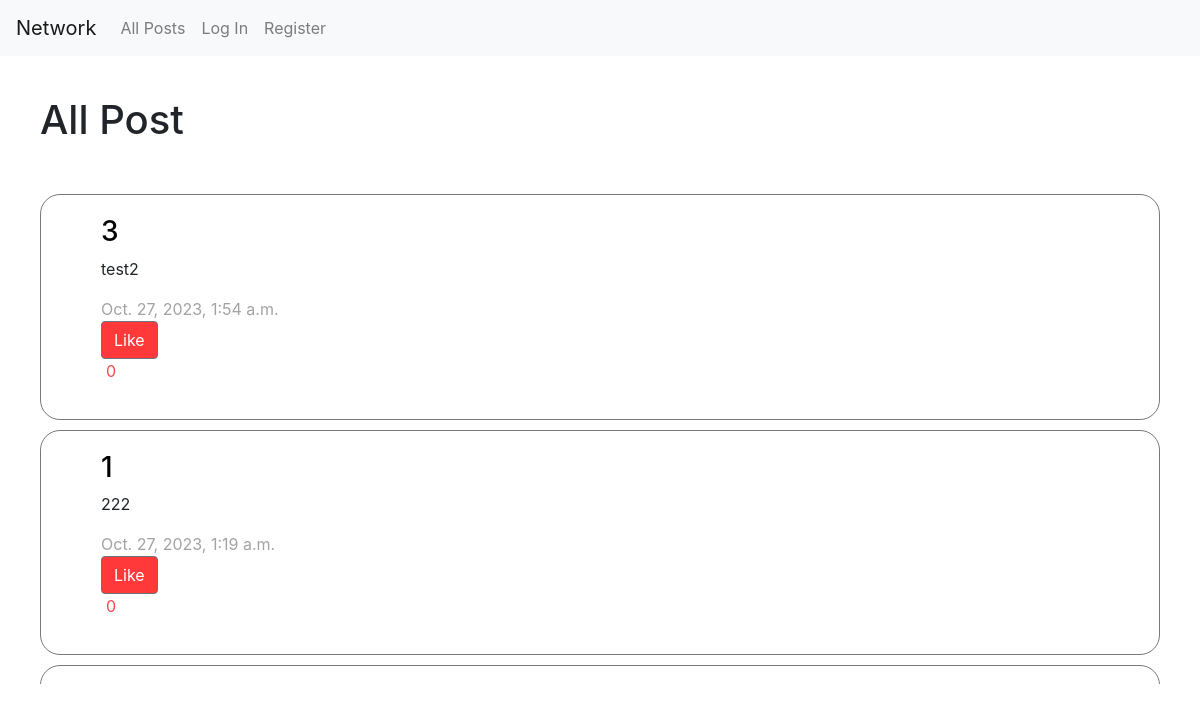
The page / on the database its author committed.
### network/models.py (models this page shows)
class Post(models.Model):
    user = models.ForeignKey(User, on_delete=models.CASCADE, blank=True, null=True,related_name="poster")
    content = models.TextField(blank=False)
    like = models.IntegerField(default=0)
    created_at = models.DateTimeField(auto_now_add=True)
    is_liked = models.BooleanField(default=False)

class User(AbstractUser):
    pass

### network/views.py (the view, shortened to what this page needs)
# urls.py: path("", views.index, name="index"),
def index(request):
    posts = Post.objects.all().order_by('-created_at')
    if request.user.is_authenticated:
        try:
            likes = Like.objects.filter(user=request.user)
        except Like.DoesNotExist:
            likes = None
    else:
        likes = None
    paginator = Paginator(posts, 10)
    page_number = request.GET.get('page')
    page_obj = paginator.get_page(page_number)
    return render(request, "network/index.html",{
        'posts':page_obj,
    })

### network/templates/network/index.html (shortened to what this page needs)
{% extends "network/layout.html" %}
{% load static %}
{% block body %}
    <h1>All Post</h1>
    <div id="content">
        {% for post in posts %}
        <div id="post">
            <h3><a href="{{ post.user.id }}" style="color: black;">{{post.user}}</a></h3>
            <div id="replaceTextarea{{post.id}}">
                <p id="message">{{post.content}}</p>
                <p id="time">{{post.created_at}}</p>
                    {% if user.is_authenticated %}
                        {% if post.is_liked == True %}
                        <button type="button" class="btn btn-secondary" value="{{post.id}}" style="background-color: rgb(255, 57, 57);" onclick="like(this)">Unlike</button>
                        {% else %}
                        <button type="button" class="btn btn-secondary" value="{{post.id}}" style="background-color: rgb(255, 57, 57);" onclick="like(this)">Like</button>
                        {% endif %}
                    {% else %}
                    <button type="button" class="btn btn-secondary" value="{{post.id}}" style="background-color: rgb(255, 57, 57);" onclick="unloginlike()">Like</button>
                    {% endif %}
                    <p id="like_number">{{post.like}}<p>
            </div>
        </div>
        {% empty %}
            <h3>No post</h3>
        {% endfor %}
    </div>
{% endblock %}

### network/static/network/styles.css (style rules this page uses)
h1 { margin: 40px; }
#content { margin: 30px; height: 500px; overflow: auto; }
#post { margin: 10px; border-radius: 20px; border: 1px solid #787878; padding: 20px 20px 20px 60px; }
#time { color: #a3a3a3; margin: 0%; }
#like_number { margin-left: 5px; color: rgb(237, 77, 77); }

### rows shown on the page
Post: user "3", content "test2", created_at "Oct. 27, 2023, 1:54 a.m.", {{ post.id }} 24 (drawn), like "0"
Post: user "1", content "222", created_at "Oct. 27, 2023, 1:19 a.m.", {{ post.id }} 23 (drawn), like "0"
